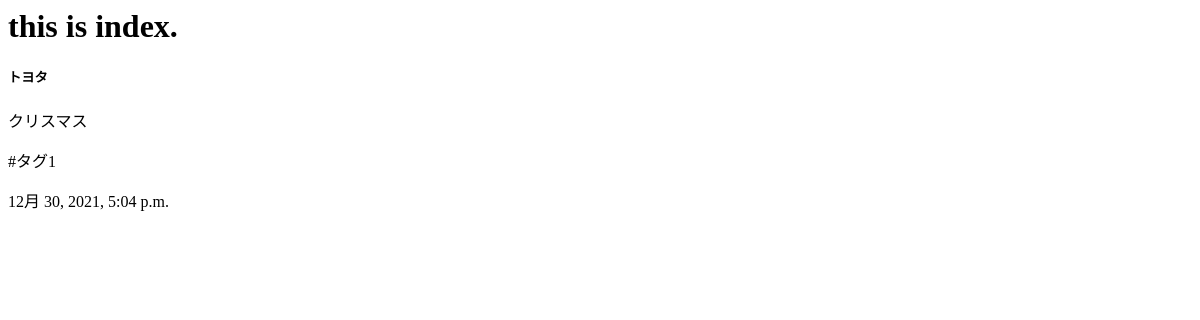
Before: / with the older database file.
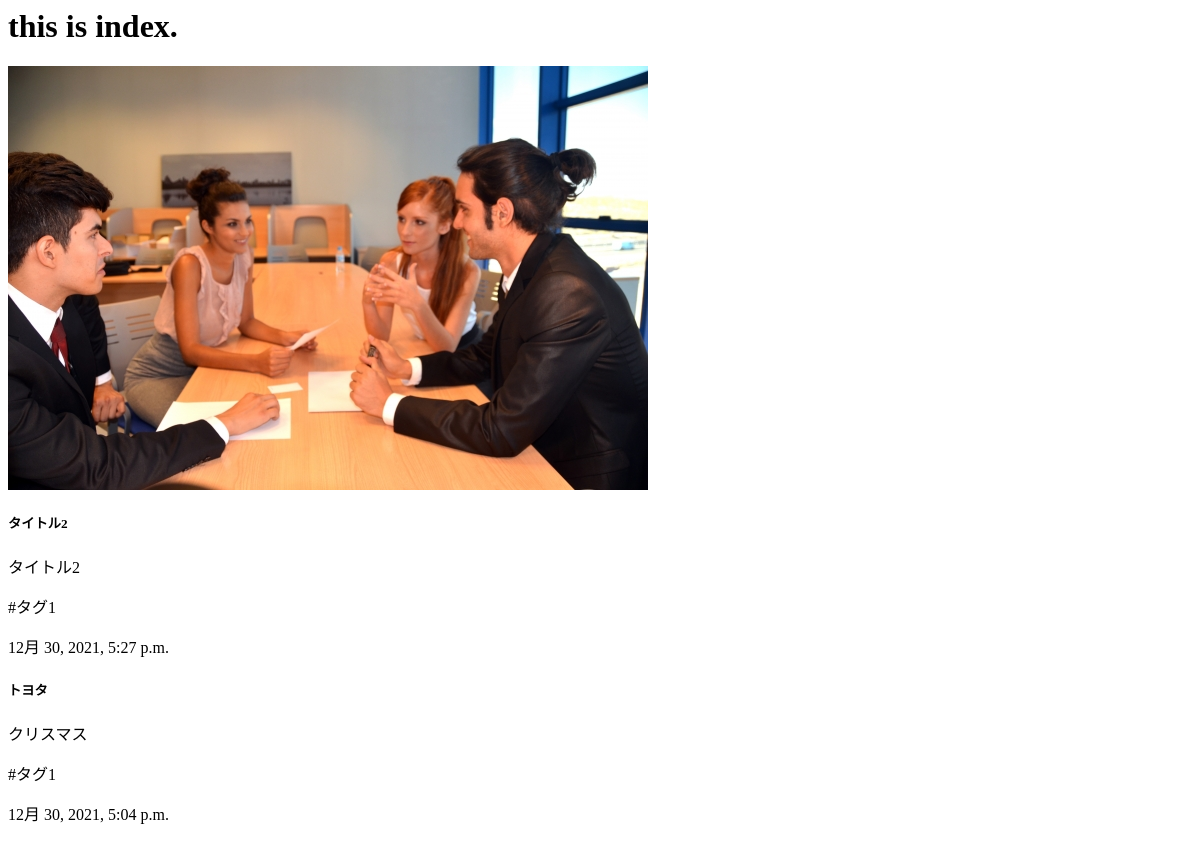
After: the same page with the newer database file.
### blog_app/models.py (models this page shows, shortened)
class Post(models.Model):
    title = models.CharField('タイトル', max_length=35)
    text = models.TextField('本文')
    image = models.ImageField('画像', upload_to='images', blank=True)
    created_at = models.DateTimeField('投稿日', default=timezone.now)
    tag = models.ForeignKey(Tag, verbose_name='タグ', on_delete=models.PROTECT)

class Tag(models.Model):
    tag = models.CharField('タグ名', max_length=50)
    def __str__(self):
        return self.tag

### blog_app/views.py (the view)
# urls.py: path('', index, name='index'),
def index(request):
    posts = Post.objects.all().order_by('-created_at')
    return render(request, 'blog_app/index.html', {'posts': posts})

### templates/blog_app/index.html
<h1>this is index.</h1>
{% for post in posts %}
 {% if post.image %}
   <img src="{{ post.image.url }}">
 {% endif %}
   <h5>{{ post.title }}</h5>
   <p>{{ post.text }}</p>
   <p>#{{ post.tag }}</p>
   <p>{{ post.created_at }}</p>
{% endfor %}

Changed rows visible on the page:
added Post: image (picture), title "タイトル2", text "タイトル2", tag "タグ1", created_at "12月 30, 2021, 5:27 p.m."
